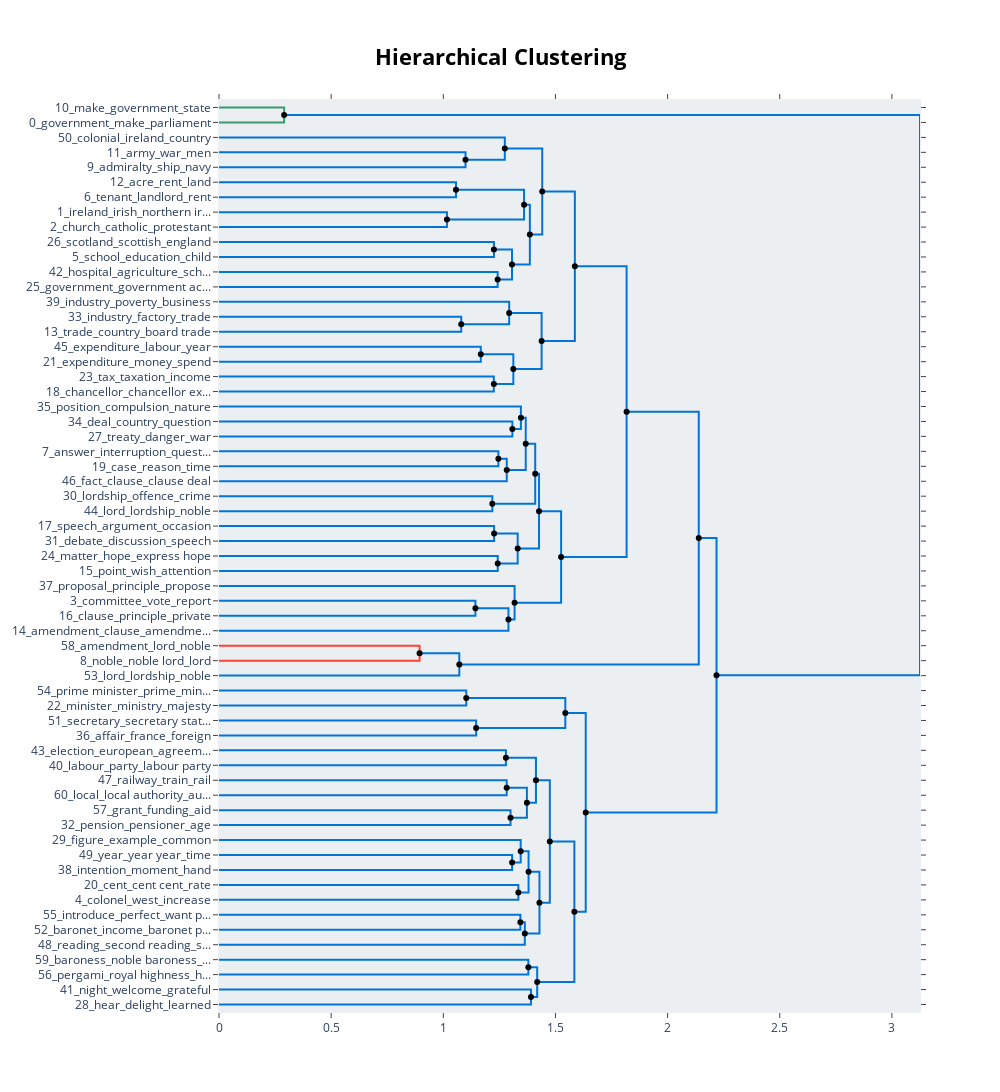

Source (notebook cell):
### Code cell
fig = model.visualize_hierarchy(hierarchical_topics=hierarchical_topics, title='<b>Hierarchical Clustering</b>')
fig.write_image("../diagramOutput/hierarchicalClustering.png", engine="kaleido", scale=3, format='png')
fig.show()

### Figure 1 — Plotly figure (JSON) as saved in the notebook; plotly's stock layout.template omitted (floating-point values rounded to 4 significant figures)
{"data": [{"hoverinfo": "text", "marker": {"color": "rgb(61,153,112)"}, "mode": "lines", "text": ["amendment_lord_noble_noble lord_amendment noble", "", "", "noble_noble lord_lord_viscount_earl"], "x": [0.0, 0.2904, 0.2904, 0.0], "xaxis": "x", "y": [-5.0, -5.0, -15.0, -15.0], "yaxis": "y", "type": "scatter"}, {"hoverinfo": "text", "marker": {"color": "rgb(0,116,217)"}, "mode": "lines", "text": ["noble_lord_noble lord_amendment_lord lord", "", "", "lord_lordship_noble_earl_address"], "x": [0.0, 1.099, 1.099, 0.0], "xaxis": "x", "y": [-35.0, -35.0, -45.0, -45.0], "yaxis": "y", "type": "scatter"}, {"hoverinfo": "text", "marker": {"color": "rgb(0,116,217)"}, "mode": "lines", "text": ["baroness_noble baroness_lady_noble_baroness lady", "", "", "noble_lord_noble lord_earl_lord lord"], "x": [0.0, 1.274, 1.274, 1.099], "xaxis": "x", "y": [-25.0, -25.0, -40.0, -40.0], "yaxis": "y", "type": "scatter"}, {"hoverinfo": "text", "marker": {"color": "rgb(0,116,217)"}, "mode": "lines", "text": ["committee_vote_report_select committee_select", "", "", "clause_principle_private_day_introduce"], "x": [0.0, 1.057, 1.057, 0.0], "xaxis": "x", "y": [-55.0, -55.0, -65.0, -65.0], "yaxis": "y", "type": "scatter"}, {"hoverinfo": "text", "marker": {"color": "rgb(0,116,217)"}, "mode": "lines", "text": ["amendment_clause_amendment amendment_accept amendment_accept", "", "", "committee_clause_vote_report_select committee"], "x": [0.0, 1.016, 1.016, 0.0], "xaxis": "x", "y": [-75.0, -75.0, -85.0, -85.0], "yaxis": "y", "type": "scatter"}, {"hoverinfo": "text", "marker": {"color": "rgb(0,116,217)"}, "mode": "lines", "text": ["committee_amendment_clause_vote_report", "", "", "proposal_principle_propose_discuss_question"], "x": [1.057, 1.36, 1.36, 1.016], "xaxis": "x", "y": [-60.0, -60.0, -80.0, -80.0], "yaxis": "y", "type": "scatter"}, {"hoverinfo": "text", "marker": {"color": "rgb(0,116,217)"}, "mode": "lines", "text": ["reading_second reading_second_respect_vote second", "", "", "committee_amendment_clause_vote_principle"], "x": [0.0, 1.226, 1.226, 0.0], "xaxis": "x", "y": [-95.0, -95.0, -105.0, -105.0], "yaxis": "y", "type": "scatter"}, {"hoverinfo": "text", "marker": {"color": "rgb(0,116,217)"}, "mode": "lines", "text": ["point_wish_attention_make_point make", "", "", "matter_hope_express hope_discuss matter_discuss"], "x": [0.0, 1.242, 1.242, 0.0], "xaxis": "x", "y": [-115.0, -115.0, -125.0, -125.0], "yaxis": "y", "type": "scatter"}, {"hoverinfo": "text", "marker": {"color": "rgb(0,116,217)"}, "mode": "lines", "text": ["debate_discussion_speech_debate debate_question", "", "", "speech_argument_occasion_speak_hear"], "x": [1.226, 1.306, 1.306, 1.242], "xaxis": "x", "y": [-100.0, -100.0, -120.0, -120.0], "yaxis": "y", "type": "scatter"}, {"hoverinfo": "text", "marker": {"color": "rgb(0,116,217)"}, "mode": "lines", "text": ["matter_point_wish_attention_hope", "", "", "speech_debate_argument_speak_occasion"], "x": [1.36, 1.386, 1.386, 1.306], "xaxis": "x", "y": [-70.0, -70.0, -110.0, -110.0], "yaxis": "y", "type": "scatter"}, {"hoverinfo": "text", "marker": {"color": "rgb(0,116,217)"}, "mode": "lines", "text": ["lordship_offence_crime_evidence_criminal", "", "", "lord_lordship_noble_noble lord_majesty"], "x": [1.274, 1.441, 1.441, 1.386], "xaxis": "x", "y": [-32.5, -32.5, -90.0, -90.0], "yaxis": "y", "type": "scatter"}, {"hoverinfo": "text", "marker": {"color": "rgb(0,116,217)"}, "mode": "lines", "text": ["case_reason_time_convict_time time", "", "", "answer_interruption_question_believe_fact"], "x": [0.0, 1.08, 1.08, 0.0], "xaxis": "x", "y": [-145.0, -145.0, -155.0, -155.0], "yaxis": "y", "type": "scatter"}, {"hoverinfo": "text", "marker": {"color": "rgb(0,116,217)"}, "mode": "lines", "text": ["case_reason_answer_time_interruption", "", "", "fact_clause_clause deal_compensation_deal"], "x": [0.0, 1.294, 1.294, 1.08], "xaxis": "x", "y": [-135.0, -135.0, -150.0, -150.0], "yaxis": "y", "type": "scatter"}, {"hoverinfo": "text", "marker": {"color": "rgb(0,116,217)"}, "mode": "lines", "text": ["deal_country_question_great deal_deal question", "", "", "position_compulsion_nature_oppose_pain"], "x": [0.0, 1.167, 1.167, 0.0], "xaxis": "x", "y": [-165.0, -165.0, -175.0, -175.0], "yaxis": "y", "type": "scatter"}, {"hoverinfo": "text", "marker": {"color": "rgb(0,116,217)"}, "mode": "lines", "text": ["case_reason_answer_fact_time", "", "", "deal_country_position_question_area"], "x": [0.0, 1.225, 1.225, 0.0], "xaxis": "x", "y": [-185.0, -185.0, -195.0, -195.0], "yaxis": "y", "type": "scatter"}, {"hoverinfo": "text", "marker": {"color": "rgb(0,116,217)"}, "mode": "lines", "text": ["lordship_lord_offence_crime_noble", "", "", "case_reason_answer_deal_fact"], "x": [1.167, 1.312, 1.312, 1.225], "xaxis": "x", "y": [-170.0, -170.0, -190.0, -190.0], "yaxis": "y", "type": "scatter"}, {"hoverinfo": "text", "marker": {"color": "rgb(0,116,217)"}, "mode": "lines", "text": ["debate_speech_matter_point_wish", "", "", "case_lordship_time_reason_answer"], "x": [1.294, 1.438, 1.438, 1.312], "xaxis": "x", "y": [-142.5, -142.5, -180.0, -180.0], "yaxis": "y", "type": "scatter"}, {"hoverinfo": "text", "marker": {"color": "rgb(0,116,217)"}, "mode": "lines", "text": ["committee_amendment_clause_vote_propose", "", "", "speech_debate_matter_point_make"], "x": [1.441, 1.587, 1.587, 1.438], "xaxis": "x", "y": [-61.25, -61.25, -161.2, -161.2], "yaxis": "y", "type": "scatter"}, {"hoverinfo": "text", "marker": {"color": "rgb(0,116,217)"}, "mode": "lines", "text": ["prime minister_prime_minister_closure_march", "", "", "minister_ministry_majesty_minister minister_lord"], "x": [0.0, 1.308, 1.308, 0.0], "xaxis": "x", "y": [-215.0, -215.0, -225.0, -225.0], "yaxis": "y", "type": "scatter"}, {"hoverinfo": "text", "marker": {"color": "rgb(0,116,217)"}, "mode": "lines", "text": ["baronet_income_baronet place_canada_state", "", "", "introduce_perfect_want perfect_introduce thing_introduction"], "x": [0.0, 1.346, 1.346, 1.308], "xaxis": "x", "y": [-205.0, -205.0, -220.0, -220.0], "yaxis": "y", "type": "scatter"}, {"hoverinfo": "text", "marker": {"color": "rgb(0,116,217)"}, "mode": "lines", "text": ["secretary_secretary state_state_chief_department", "", "", "affair_france_foreign_secretary_foreign affair"], "x": [0.0, 1.246, 1.246, 0.0], "xaxis": "x", "y": [-235.0, -235.0, -245.0, -245.0], "yaxis": "y", "type": "scatter"}, {"hoverinfo": "text", "marker": {"color": "rgb(0,116,217)"}, "mode": "lines", "text": ["baronet_tamworth_introduce_perfect_important", "", "", "secretary_secretary state_state_affair_foreign"], "x": [1.246, 1.283, 1.283, 0.0], "xaxis": "x", "y": [-240.0, -240.0, -255.0, -255.0], "yaxis": "y", "type": "scatter"}, {"hoverinfo": "text", "marker": {"color": "rgb(0,116,217)"}, "mode": "lines", "text": ["pergami_royal highness_highness_royal_room", "", "", "night_welcome_grateful_evening_welcome grateful"], "x": [1.346, 1.368, 1.368, 1.283], "xaxis": "x", "y": [-212.5, -212.5, -247.5, -247.5], "yaxis": "y", "type": "scatter"}, {"hoverinfo": "text", "marker": {"color": "rgb(0,116,217)"}, "mode": "lines", "text": ["intention_moment_hand_remind_time", "", "", "year_year year_time_period_period year"], "x": [0.0, 1.219, 1.219, 0.0], "xaxis": "x", "y": [-265.0, -265.0, -275.0, -275.0], "yaxis": "y", "type": "scatter"}, {"hoverinfo": "text", "marker": {"color": "rgb(0,116,217)"}, "mode": "lines", "text": ["year_time_intention_moment_hand", "", "", "figure_example_common_remarkable_subject"], "x": [1.368, 1.41, 1.41, 1.219], "xaxis": "x", "y": [-230.0, -230.0, -270.0, -270.0], "yaxis": "y", "type": "scatter"}, {"hoverinfo": "text", "marker": {"color": "rgb(0,116,217)"}, "mode": "lines", "text": ["year_figure_time_intention_moment", "", "", "hear_delight_learned_satisfactory_lowther"], "x": [0.0, 1.227, 1.227, 0.0], "xaxis": "x", "y": [-285.0, -285.0, -295.0, -295.0], "yaxis": "y", "type": "scatter"}, {"hoverinfo": "text", "marker": {"color": "rgb(0,116,217)"}, "mode": "lines", "text": ["pergami_royal highness_highness_room_royal", "", "", "year_figure_time_intention_moment"], "x": [0.0, 1.243, 1.243, 0.0], "xaxis": "x", "y": [-305.0, -305.0, -315.0, -315.0], "yaxis": "y", "type": "scatter"}, {"hoverinfo": "text", "marker": {"color": "rgb(0,116,217)"}, "mode": "lines", "text": ["baronet_secretary_secretary state_state_affair", "", "", "year_figure_pergami_time_royal highness"], "x": [1.227, 1.332, 1.332, 1.243], "xaxis": "x", "y": [-290.0, -290.0, -310.0, -310.0], "yaxis": "y", "type": "scatter"}, {"hoverinfo": "text", "marker": {"color": "rgb(0,116,217)"}, "mode": "lines", "text": ["minister_prime minister_prime_ministry_majesty", "", "", "baronet_secretary_year_secretary state_state"], "x": [1.41, 1.427, 1.427, 1.332], "xaxis": "x", "y": [-250.0, -250.0, -300.0, -300.0], "yaxis": "y", "type": "scatter"}, {"hoverinfo": "text", "marker": {"color": "rgb(0,116,217)"}, "mode": "lines", "text": ["committee_amendment_clause_make_matter", "", "", "minister_baronet_secretary_prime minister_prime"], "x": [0.0, 1.143, 1.143, 0.0], "xaxis": "x", "y": [-335.0, -335.0, -345.0, -345.0], "yaxis": "y", "type": "scatter"}, {"hoverinfo": "text", "marker": {"color": "rgb(0,116,217)"}, "mode": "lines", "text": ["admiralty_ship_navy_naval_fleet", "", "", "army_war_men_troop_military"], "x": [1.143, 1.291, 1.291, 0.0], "xaxis": "x", "y": [-340.0, -340.0, -355.0, -355.0], "yaxis": "y", "type": "scatter"}, {"hoverinfo": "text", "marker": {"color": "rgb(0,116,217)"}, "mode": "lines", "text": ["admiralty_army_war_ship_men", "", "", "colonial_ireland_country_british_empire"], "x": [0.0, 1.318, 1.318, 1.291], "xaxis": "x", "y": [-325.0, -325.0, -347.5, -347.5], "yaxis": "y", "type": "scatter"}, {"hoverinfo": "text", "marker": {"color": "rgb(0,116,217)"}, "mode": "lines", "text": ["treaty_danger_war_arab_free trade", "", "", "army_admiralty_war_ship_men"], "x": [1.427, 1.525, 1.525, 1.318], "xaxis": "x", "y": [-275.0, -275.0, -336.2, -336.2], "yaxis": "y", "type": "scatter"}, {"hoverinfo": "text", "marker": {"color": "rgb(0,116,217)"}, "mode": "lines", "text": ["acre_rent_land_country_distress", "", "", "tenant_landlord_rent_lease_property"], "x": [1.587, 1.817, 1.817, 1.525], "xaxis": "x", "y": [-111.2, -111.2, -305.6, -305.6], "yaxis": "y", "type": "scatter"}, {"hoverinfo": "text", "marker": {"color": "rgb(255,65,54)"}, "mode": "lines", "text": ["government_make_parliament_case_act", "", "", "make_government_state_lord_question"], "x": [0.0, 0.8943, 0.8943, 0.0], "xaxis": "x", "y": [-365.0, -365.0, -375.0, -375.0], "yaxis": "y", "type": "scatter"}, {"hoverinfo": "text", "marker": {"color": "rgb(0,116,217)"}, "mode": "lines", "text": ["make_government_lord_state_case", "", "", "ireland_irish_northern ireland_northern_people"], "x": [0.8943, 1.071, 1.071, 0.0], "xaxis": "x", "y": [-370.0, -370.0, -385.0, -385.0], "yaxis": "y", "type": "scatter"}, {"hoverinfo": "text", "marker": {"color": "rgb(0,116,217)"}, "mode": "lines", "text": ["church_catholic_protestant_roman_roman catholic", "", "", "government_make_ireland_state_lord"], "x": [1.817, 2.139, 2.139, 1.071], "xaxis": "x", "y": [-208.4, -208.4, -377.5, -377.5], "yaxis": "y", "type": "scatter"}, {"hoverinfo": "text", "marker": {"color": "rgb(0,116,217)"}, "mode": "lines", "text": ["government_make_ireland_state_lord", "", "", "school_education_child_teacher_educational"], "x": [0.0, 1.102, 1.102, 0.0], "xaxis": "x", "y": [-395.0, -395.0, -405.0, -405.0], "yaxis": "y", "type": "scatter"}, {"hoverinfo": "text", "marker": {"color": "rgb(0,116,217)"}, "mode": "lines", "text": ["make_government_ireland_state_lord", "", "", "scotland_scottish_england_english_glasgow"], "x": [0.0, 1.146, 1.146, 0.0], "xaxis": "x", "y": [-415.0, -415.0, -425.0, -425.0], "yaxis": "y", "type": "scatter"}, {"hoverinfo": "text", "marker": {"color": "rgb(0,116,217)"}, "mode": "lines", "text": ["tenant_rent_landlord_land_acre", "", "", "make_government_ireland_state_lord"], "x": [1.102, 1.544, 1.544, 1.146], "xaxis": "x", "y": [-400.0, -400.0, -420.0, -420.0], "yaxis": "y", "type": "scatter"}, {"hoverinfo": "text", "marker": {"color": "rgb(0,116,217)"}, "mode": "lines", "text": ["war_army_admiralty_ship_men", "", "", "make_government_ireland_state_country"], "x": [0.0, 1.279, 1.279, 0.0], "xaxis": "x", "y": [-435.0, -435.0, -445.0, -445.0], "yaxis": "y", "type": "scatter"}, {"hoverinfo": "text", "marker": {"color": "rgb(0,116,217)"}, "mode": "lines", "text": ["trade_country_board trade_export_price", "", "", "industry_factory_trade_food_market"], "x": [0.0, 1.283, 1.283, 0.0], "xaxis": "x", "y": [-455.0, -455.0, -465.0, -465.0], "yaxis": "y", "type": "scatter"}, {"hoverinfo": "text", "marker": {"color": "rgb(0,116,217)"}, "mode": "lines", "text": ["trade_country_board trade_export_import", "", "", "industry_poverty_business_firm_profit"], "x": [0.0, 1.3, 1.3, 0.0], "xaxis": "x", "y": [-475.0, -475.0, -485.0, -485.0], "yaxis": "y", "type": "scatter"}, {"hoverinfo": "text", "marker": {"color": "rgb(0,116,217)"}, "mode": "lines", "text": ["colonel_west_increase_cotton_east", "", "", "trade_country_industry_board trade_export"], "x": [1.283, 1.373, 1.373, 1.3], "xaxis": "x", "y": [-460.0, -460.0, -480.0, -480.0], "yaxis": "y", "type": "scatter"}, {"hoverinfo": "text", "marker": {"color": "rgb(0,116,217)"}, "mode": "lines", "text": ["chancellor_chancellor exchequer_exchequer_bank_bank england", "", "", "tax_taxation_income_income tax_revenue"], "x": [1.279, 1.413, 1.413, 1.373], "xaxis": "x", "y": [-440.0, -440.0, -470.0, -470.0], "yaxis": "y", "type": "scatter"}, {"hoverinfo": "text", "marker": {"color": "rgb(0,116,217)"}, "mode": "lines", "text": ["expenditure_labour_year_public_unemployment", "", "", "expenditure_money_spend_fund_loan"], "x": [0.0, 1.307, 1.307, 0.0], "xaxis": "x", "y": [-505.0, -505.0, -515.0, -515.0], "yaxis": "y", "type": "scatter"}, {"hoverinfo": "text", "marker": {"color": "rgb(0,116,217)"}, "mode": "lines", "text": ["expenditure_money_spend_year_fund", "", "", "cent_cent cent_rate_pound_dividend"], "x": [0.0, 1.345, 1.345, 1.307], "xaxis": "x", "y": [-495.0, -495.0, -510.0, -510.0], "yaxis": "y", "type": "scatter"}, {"hoverinfo": "text", "marker": {"color": "rgb(0,116,217)"}, "mode": "lines", "text": ["chancellor_chancellor exchequer_exchequer_tax_taxation", "", "", "cent_expenditure_year_money_cent cent"], "x": [0.0, 1.335, 1.335, 0.0], "xaxis": "x", "y": [-525.0, -525.0, -535.0, -535.0], "yaxis": "y", "type": "scatter"}, {"hoverinfo": "text", "marker": {"color": "rgb(0,116,217)"}, "mode": "lines", "text": ["trade_country_industry_board trade_price", "", "", "chancellor_exchequer_chancellor exchequer_cent_tax"], "x": [1.345, 1.38, 1.38, 1.335], "xaxis": "x", "y": [-502.5, -502.5, -530.0, -530.0], "yaxis": "y", "type": "scatter"}, {"hoverinfo": "text", "marker": {"color": "rgb(0,116,217)"}, "mode": "lines", "text": ["labour_party_labour party_housing_population", "", "", "election_european_agreement_constituency_european union"], "x": [0.0, 1.344, 1.344, 0.0], "xaxis": "x", "y": [-545.0, -545.0, -555.0, -555.0], "yaxis": "y", "type": "scatter"}, {"hoverinfo": "text", "marker": {"color": "rgb(0,116,217)"}, "mode": "lines", "text": ["local_local authority_authority_local government_government", "", "", "government_government accept_political_problem_make government"], "x": [1.344, 1.363, 1.363, 0.0], "xaxis": "x", "y": [-550.0, -550.0, -565.0, -565.0], "yaxis": "y", "type": "scatter"}, {"hoverinfo": "text", "marker": {"color": "rgb(0,116,217)"}, "mode": "lines", "text": ["government_local_local authority_authority_problem", "", "", "hospital_agriculture_scheme_agricultural_committee"], "x": [1.38, 1.429, 1.429, 1.363], "xaxis": "x", "y": [-516.2, -516.2, -557.5, -557.5], "yaxis": "y", "type": "scatter"}, {"hoverinfo": "text", "marker": {"color": "rgb(0,116,217)"}, "mode": "lines", "text": ["railway_train_rail_line_transport", "", "", "government_local_local authority_authority_problem"], "x": [1.413, 1.475, 1.475, 1.429], "xaxis": "x", "y": [-455.0, -455.0, -536.9, -536.9], "yaxis": "y", "type": "scatter"}, {"hoverinfo": "text", "marker": {"color": "rgb(0,116,217)"}, "mode": "lines", "text": ["pension_pensioner_age_widow_service", "", "", "grant_funding_aid_rate_government"], "x": [0.0, 1.379, 1.379, 0.0], "xaxis": "x", "y": [-575.0, -575.0, -585.0, -585.0], "yaxis": "y", "type": "scatter"}, {"hoverinfo": "text", "marker": {"color": "rgb(0,116,217)"}, "mode": "lines", "text": ["government_railway_local_local authority_authority", "", "", "pension_grant_pensioner_age_service"], "x": [0.0, 1.391, 1.391, 0.0], "xaxis": "x", "y": [-595.0, -595.0, -605.0, -605.0], "yaxis": "y", "type": "scatter"}, {"hoverinfo": "text", "marker": {"color": "rgb(0,116,217)"}, "mode": "lines", "text": ["labour_party_labour party_election_european", "", "", "pension_government_grant_railway_local"], "x": [1.379, 1.419, 1.419, 1.391], "xaxis": "x", "y": [-580.0, -580.0, -600.0, -600.0], "yaxis": "y", "type": "scatter"}, {"hoverinfo": "text", "marker": {"color": "rgb(0,116,217)"}, "mode": "lines", "text": ["chancellor_exchequer_chancellor exchequer_cent_trade", "", "", "pension_government_grant_labour_railway"], "x": [1.475, 1.584, 1.584, 1.419], "xaxis": "x", "y": [-495.9, -495.9, -590.0, -590.0], "yaxis": "y", "type": "scatter"}, {"hoverinfo": "text", "marker": {"color": "rgb(0,116,217)"}, "mode": "lines", "text": ["make_government_ireland_state_country", "", "", "chancellor_government_cent_exchequer_chancellor exchequer"], "x": [1.544, 1.635, 1.635, 1.584], "xaxis": "x", "y": [-410.0, -410.0, -543.0, -543.0], "yaxis": "y", "type": "scatter"}, {"hoverinfo": "text", "marker": {"color": "rgb(0,116,217)"}, "mode": "lines", "text": ["committee_amendment_minister_make_matter", "", "", "government_make_country_great_state"], "x": [2.139, 2.218, 2.218, 1.635], "xaxis": "x", "y": [-293.0, -293.0, -476.5, -476.5], "yaxis": "y", "type": "scatter"}, {"hoverinfo": "text", "marker": {"color": "rgb(0,116,217)"}, "mode": "lines", "text": ["noble_lord_noble lord_baroness_earl", "", "", "make_government_country_state_great"], "x": [0.2904, 3.125, 3.125, 2.218], "xaxis": "x", "y": [-10.0, -10.0, -384.7, -384.7], "yaxis": "y", "type": "scatter"}, {"hoverinfo": "text", "hovertext": ["committee_amendment_clause_vote_report", "debate_discussion_speech_debate debate_question", "matter_point_wish_attention_hope", "lordship_offence_crime_evidence_criminal", "lordship_lord_offence_crime_noble", "debate_speech_matter_point_wish", "committee_amendment_clause_vote_propose", "baronet_tamworth_introduce_perfect_important", "pergami_royal highness_highness_royal_room", "year_time_intention_moment_hand", "baronet_secretary_secretary state_state_affair", "minister_prime minister_prime_ministry_majesty", "admiralty_ship_navy_naval_fleet", "treaty_danger_war_arab_free trade", "acre_rent_land_country_distress", "make_government_lord_state_case", "church_catholic_protestant_roman_roman catholic", "tenant_rent_landlord_land_acre", "colonel_west_increase_cotton_east", "chancellor_chancellor exchequer_exchequer_bank_bank england", "trade_country_industry_board trade_price", "local_local authority_authority_local government_government", "government_local_local authority_authority_problem", "railway_train_rail_line_transport", "labour_party_labour party_election_european", "chancellor_exchequer_chancellor exchequer_cent_trade", "make_government_ireland_state_country", "committee_amendment_minister_make_matter", "noble_lord_noble lord_baroness_earl"], "marker": {"color": "black"}, "mode": "markers", "showlegend": false, "x": [1.057, 1.226, 1.36, 1.274, 1.167, 1.294, 1.441, 1.246, 1.346, 1.368, 1.227, 1.41, 1.143, 1.427, 1.587, 0.8943, 1.817, 1.102, 1.283, 1.279, 1.345, 1.344, 1.38, 1.413, 1.379, 1.475, 1.544, 2.139, 0.2904], "y": [-60.0, -100.0, -70.0, -32.5, -170.0, -142.5, -61.25, -240.0, -212.5, -230.0, -290.0, -250.0, -340.0, -275.0, -111.2, -370.0, -208.4, -400.0, -460.0, -440.0, -502.5, -550.0, -516.2, -455.0, -580.0, -495.9, -410.0, -293.0, -10.0], "type": "scatter"}, {"hoverinfo": "text", "hovertext": ["noble_lord_noble lord_earl_lord lord", "proposal_principle_propose_discuss_question", "speech_argument_occasion_speak_hear", "speech_debate_argument_speak_occasion", "lord_lordship_noble_noble lord_majesty", "fact_clause_clause deal_compensation_deal", "case_reason_answer_deal_fact", "case_lordship_time_reason_answer", "speech_debate_matter_point_make", "introduce_perfect_want perfect_introduce thing_introduction", "night_welcome_grateful_evening_welcome grateful", "figure_example_common_remarkable_subject", "year_figure_pergami_time_royal highness", "baronet_secretary_year_secretary state_state", "colonial_ireland_country_british_empire", "army_admiralty_war_ship_men", "tenant_landlord_rent_lease_property", "government_make_ireland_state_lord", "make_government_ireland_state_lord", "trade_country_industry_board trade_export", "tax_taxation_income_income tax_revenue", "cent_cent cent_rate_pound_dividend", "chancellor_exchequer_chancellor exchequer_cent_tax", "hospital_agriculture_scheme_agricultural_committee", "government_local_local authority_authority_problem", "pension_government_grant_railway_local", "pension_government_grant_labour_railway", "chancellor_government_cent_exchequer_chancellor exchequer", "government_make_country_great_state", "make_government_country_state_great"], "marker": {"color": "black"}, "mode": "markers", "showlegend": false, "x": [1.099, 1.016, 1.242, 1.306, 1.386, 1.08, 1.225, 1.312, 1.438, 1.308, 1.283, 1.219, 1.243, 1.332, 1.291, 1.318, 1.525, 1.071, 1.146, 1.3, 1.373, 1.307, 1.335, 1.363, 1.429, 1.391, 1.419, 1.584, 1.635, 2.218], "y": [-40.0, -80.0, -120.0, -110.0, -90.0, -150.0, -190.0, -180.0, -161.2, -220.0, -247.5, -270.0, -310.0, -300.0, -347.5, -336.2, -305.6, -377.5, -420.0, -480.0, -470.0, -510.0, -530.0, -557.5, -536.9, -600.0, -590.0, -543.0, -476.5, -384.7], "type": "scatter"}], "layout": {"autosize": false, "height": 1115, "hovermode": "closest", "showlegend": false, "width": 1000, "xaxis": {"mirror": "allticks", "rangemode": "tozero", "showgrid": false, "showline": true, "showticklabels": true, "ticks": "outside", "type": "linear", "zeroline": false}, "yaxis": {"mirror": "allticks", "rangemode": "tozero", "showgrid": false, "showline": true, "showticklabels": true, "tickmode": "array", "ticks": "outside", "ticktext": ["10_make_government_state", "0_government_make_parliament", "50_colonial_ireland_country", "11_army_war_men", "9_admiralty_ship_navy", "12_acre_rent_land", "6_tenant_landlord_rent", "1_ireland_irish_northern ir...", "2_church_catholic_protestant", "26_scotland_scottish_england", "5_school_education_child", "42_hospital_agriculture_sch...", "25_government_government ac...", "39_industry_poverty_business", "33_industry_factory_trade", "13_trade_country_board trade", "45_expenditure_labour_year", "21_expenditure_money_spend", "23_tax_taxation_income", "18_chancellor_chancellor ex...", "35_position_compulsion_nature", "34_deal_country_question", "27_treaty_danger_war", "7_answer_interruption_quest...", "19_case_reason_time", "46_fact_clause_clause deal", "30_lordship_offence_crime", "44_lord_lordship_noble", "17_speech_argument_occasion", "31_debate_discussion_speech", "24_matter_hope_express hope", "15_point_wish_attention", "37_proposal_principle_propose", "3_committee_vote_report", "16_clause_principle_private", "14_amendment_clause_amendme...", "58_amendment_lord_noble", "8_noble_noble lord_lord", "53_lord_lordship_noble", "54_prime minister_prime_min...", "22_minister_ministry_majesty", "51_secretary_secretary stat...", "36_affair_france_foreign", "43_election_european_agreem...", "40_labour_party_labour party", "47_railway_train_rail", "60_local_local authority_au...", "57_grant_funding_aid", "32_pension_pensioner_age", "29_figure_example_common", "49_year_year year_time", "38_intention_moment_hand", "20_cent_cent cent_rate", "4_colonel_west_increase", "55_introduce_perfect_want p...", "52_baronet_income_baronet p...", "48_reading_second reading_s...", "59_baroness_noble baroness_...", "56_pergami_royal highness_h...", "41_night_welcome_grateful", "28_hear_delight_learned"], "tickvals": [-5.0, -15.0, -25.0, -35.0, -45.0, -55.0, -65.0, -75.0, -85.0, -95.0, -105.0, -115.0, -125.0, -135.0, -145.0, -155.0, -165.0, -175.0, -185.0, -195.0, -205.0, -215.0, -225.0, -235.0, -245.0, -255.0, -265.0, -275.0, -285.0, -295.0, -305.0, -315.0, -325.0, -335.0, -345.0, -355.0, -365.0, -375.0, -385.0, -395.0, -405.0, -415.0, -425.0, -435.0, -445.0, -455.0, -465.0, -475.0, -485.0, -495.0, -505.0, -515.0, -525.0, -535.0, -545.0, -555.0, -565.0, -575.0, -585.0, -595.0, -605.0], "type": "linear", "zeroline": false, "range": [-610.0, 0.0]}, "title": {"font": {"size": 22, "color": "Black"}, "text": "<b>Hierarchical Clustering</b>", "x": 0.5, "xanchor": "center", "yanchor": "top"}, "hoverlabel": {"font": {"size": 16, "family": "Rockwell"}, "bgcolor": "white"}, "plot_bgcolor": "#ECEFF1"}}
